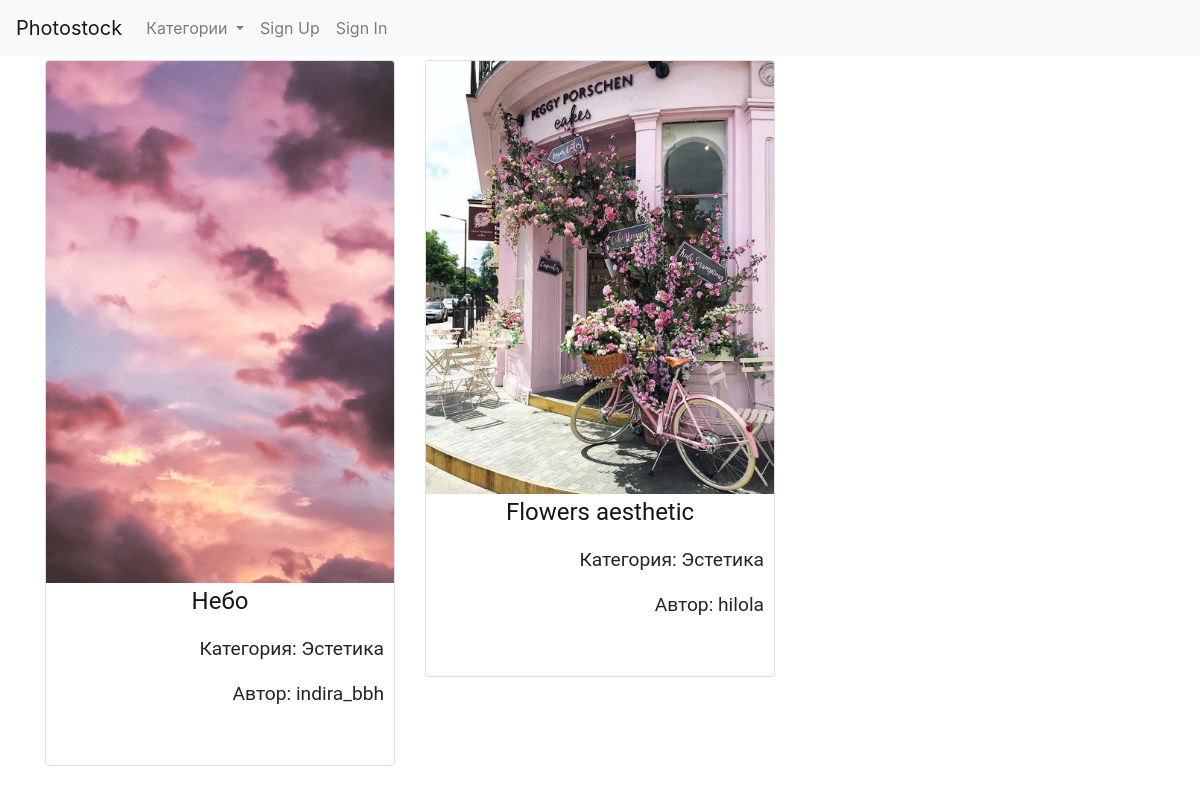
The app's page /pics/cat/12/ with its own data.
### pictures/models.py (models this page shows, shortened)
class Picture(models.Model):
    user = models.ForeignKey(User, on_delete=models.CASCADE)
    title = models.CharField(max_length=255)
    picture = models.ImageField(upload_to='images/')
    small_picture = ImageSpecField(source='picture',
                                      processors=[ResizeToFill(250, 300)],
                                      format='JPEG',
                                      options={'quality': 60})
    description = models.TextField(null=True, blank=True)
    category = models.ForeignKey(Category, on_delete=models.CASCADE)

class Category(models.Model):
    name = models.CharField(max_length=255)
    def get_count_category(self):
        return Picture.objects.filter(category=self.id).count()
    def __str__(self):
        return self.name

### photostock/users/models.py (models this page shows, shortened)
class User(AbstractUser):
    name = CharField(_("Name of User"), blank=True, max_length=255)

### pictures/views.py (the view)
# urls.py: path("cat/<int:pk>/", PictureCategory.as_view(), name="picture_category"),
class PictureCategory(ListView):
    model = Picture
    template_name = 'pictures/categories.html'
    context_object_name = 'pic_list'
    def get_queryset(self):
        picture_type = get_object_or_404(Category, pk=self.kwargs['pk'])
        return Picture.objects.filter(category=picture_type)
    def get_context_data(self, **kwargs):
        context = super().get_context_data(**kwargs)
        context["cat_menu"] = Category.objects.all()
        return context

### photostock/utils/context_processors.py (called while the page is built)
def settings_context(_request):
    return {"DEBUG": settings.DEBUG}

### photostock/templates/pictures/categories.html (shortened to what this page needs)
{% extends "base.html" %}
{% block content %}
  <div class="row">
    {% for pic in pic_list %}
  <div class="col-sm-4">
    <div class="card">
      <img class="card-img-top" src="{{ pic.small_picture.url }}" alt="{{ pic.title }}">
      <p class="card-text" style="text-align: center; font-family: Roboto; font-size:1.5em;"><a href="{% url 'picture_detail' pic.pk %}" style="color: #181616;">{{ pic.title }}</a></p>
        <p style="text-align: right; margin-right: 10px; font-family: Roboto; font-size:1.2em;">Категория: {{ pic.category }}</p>
      <p class="card-text" style="text-align: right; margin-right: 10px; font-family: Roboto; font-size:1.2em;">Автор: {{ pic.user }}</p>
       <div class="card-body">
     </div>
    </div>
  </div>
  {% endfor %}
</div>
{% endblock %}

### records on screen
Picture: small_picture (picture), title "Небо", category "Эстетика", user "indira_bbh"
Picture: small_picture (picture), title "Flowers aesthetic", category "Эстетика", user "hilola"
